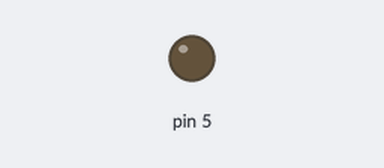
The sketch below on a simulated Arduino Uno, built with avr-gcc and run on an emulated ATmega328P. Parts: output pins drawn as LEDs (lit = HIGH).

Above: at 0.15 s.
Timing chart, 0 to 40.0 s (numbered marks = the images above):
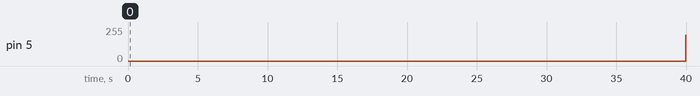

Measured:
- by itself, pin 5: 0/255 → 194/255 at 40.0 s

The sketch:

CW3.ino
```cpp
void setup() {
pinMode(5, OUTPUT);
}

void loop() {
    for (int i = 0; i < 255; i++) {
        analogWrite(5, i);
        delay(5);
    }

    for (int i = 255; i >= 0; i--) {
        analogWrite(5, i);
        delay(5);
    }
}
```
